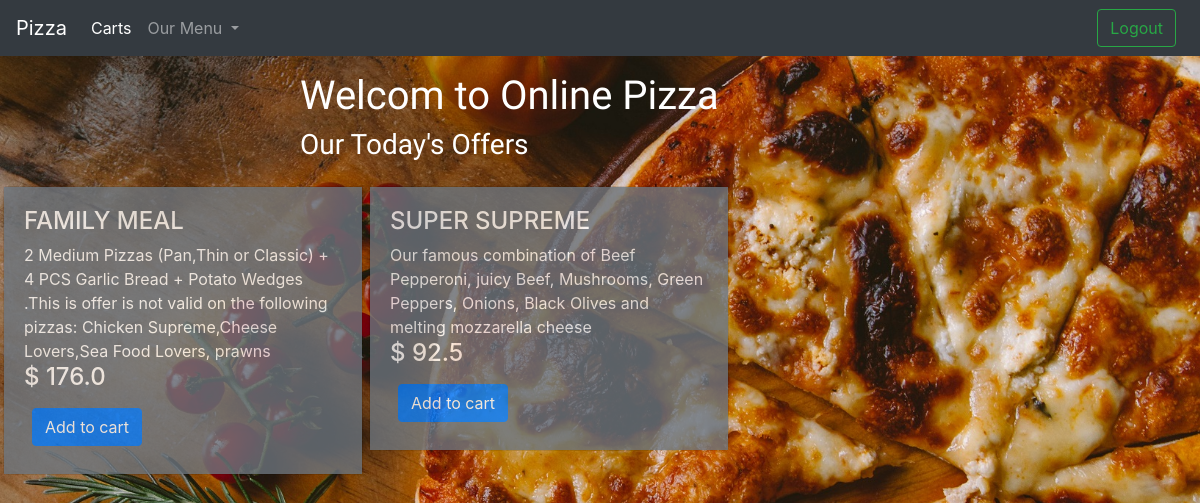
The app's page / (signed in) with its own data.
### orders/models.py (models this page shows, shortened)
class Product(models.Model):
    titel = models.CharField(max_length=64)
    description = models.TextField()
    photo = models.ImageField()
    price = models.FloatField(default=0.0)

### orders/views.py (the view, shortened to what this page needs)
# urls.py: path("", views.index, name='index'),
def index(request):
    if not request.user.is_authenticated:
        return render(request, "orders/login.html", {"message":"Please Login"})
    products = Product.objects.all()
    category = Type.objects.all()
    context = {
        'category': category,
        'products': products
    }
    return render(request, "orders/index.html", context)

### orders/models.py (called while the page is built)
    def __str__(self):
        return f"{self.name}"

### orders/templates/orders/index.html (shortened to what this page needs)
{% extends "orders/layout.html" %}
{% load static %}
{% block content %}
<div class="home">
    <div class="contain mt-3">
        <h1>Welcom to Online Pizza</h1>
        <h3>Our Today's Offers</h3>
    </div>
    {% for i in products %}
    <div class="card mt-3 bg-transparent">
    <div class="card-body bg-secondary">
        <div class="card-content bg-transparent">
            <h4>{{ i.titel }}</h4>
            <span>{{ i.description}}</span>
            <h4>$ {{ i.price}}</h4>
            <form  action="{% url 'index' %}" method="post">
                <input class="btn btn-primary button m-2" type="submit" value="Add to cart">
            </form>
        </div>
    </div>
</div>
{% endfor %}
</div>
{% endblock %}

### orders/templates/orders/layout.html (shortened to what this page needs)
{% load static %}
<!doctype html>
<html lang="en">
  <head>
    <link rel="stylesheet" href="{% static 'app.css' %}">
    <link rel="stylesheet" href="https://stackpath.bootstrapcdn.com/bootstrap/4.4.1/css/bootstrap.min.css">
  </head>
  <body>
          <nav class="navbar navbar-dark bg-dark navbar-expand-lg my-0">
          <a class="navbar-brand" href="{% url 'index' %}">Pizza</a>
          <div class="collapse navbar-collapse" id="navbarTogglerDemo03">
            <ul class="navbar-nav mr-auto mt-2 mt-lg-0">
              <li class="nav-item active">
                <a class="nav-link" href="{% url 'carts' %}">Carts <span class="sr-only">(current)</span></a>
              </li>
              <li class="nav-item dropdown">
                  <a class="nav-link dropdown-toggle" href="#" id="navbarDropdownMenuLink" data-toggle="dropdown" aria-haspopup="true" aria-expanded="false">
                    Our Menu
                  </a>
            </li>
            </ul>
            <form class="form-inline my-lg-0">
                {% if request.user.is_authenticated%}
                    <a href="{% url 'signout' %}" class="btn btn-outline-success m-2 my-sm-0">Logout</a>
                {% else %}
                    <a href="{% url 'register' %}" class="btn btn-outline-success m-2 my-sm-0">Register</a>
                    <a href="{% url 'signin' %}" class="btn btn-outline-success m-2 my-sm-0">Login</a>
                {% endif %}
            </form>
          </div>
        </nav>
    <div class="">
        {% block content %}
        {% endblock %}
    </div>
  </body>
</html>

### orders/static/app.css (style rules this page uses)
html, body { width:100%; margin:0; height:100%; }
* { margin: 0; padding: 0; box-sizing: border-box; color: white; }
body { background: url(pizza3.jpg) no-repeat center center fixed; background-size: cover; height: 100%; width: 100%; color: white; margin: 0; }
.contain { width: 50%; margin: 0 auto; height: 100%; font-family: 'Oleo Script', cursive; }
.card { width: 30%; margin: 3px; float: left; opacity: 0.8; }
ul, li { background-color: transparent; }

### records on screen
Product: titel "FAMILY MEAL", description "2 Medium Pizzas (Pan,Thin or Classic) + 4 PCS Garlic Bread + Potato Wedges .This is offer is not valid on the following pizzas: Chicken Supreme,Cheese Lovers,Sea Food Lovers, prawns", price "176.0"
Product: titel "SUPER SUPREME", description "Our famous combination of Beef Pepperoni, juicy Beef, Mushrooms, Green Peppers, Onions, Black Olives and melting mozzarella cheese", price "92.5"
